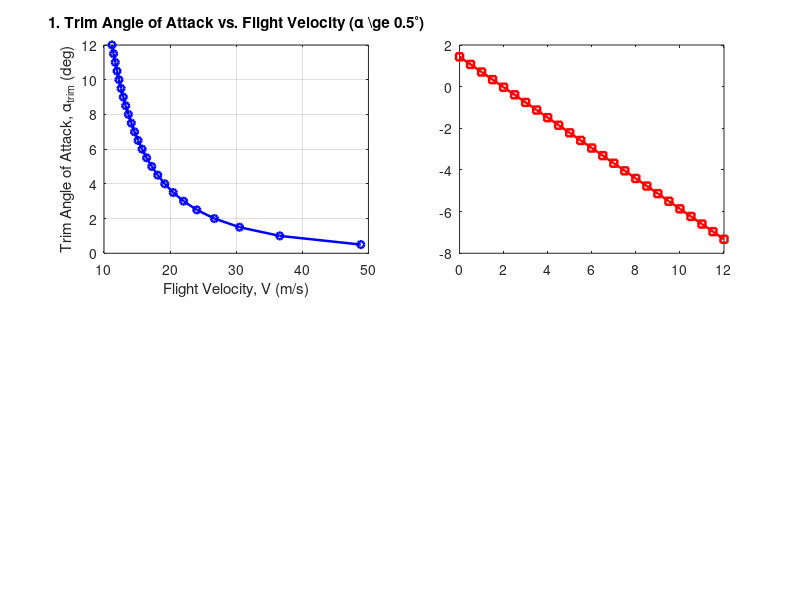

The MATLAB script that drew this image: (Note: this script raises an error after producing the figure.)
% =========================================================================
% STUDENT PROJECT ASSIGNMENT 4:
% Project By: Neelay Kavlekar
% Trim, Thrust Required, and Power Required Analysis of a Cropped Delta
% Wing UAV in Steady Level Flight
% =========================================================================
% File: uav_trim_performance.m
% Description:
%   This modular MATLAB script performs a coupled longitudinal trim and
%   steady level-flight performance analysis for a wing-alone cropped delta
%   reflex UAV across an angle-of-attack sweep from 0 to 12 degrees
%   (step size = 0.5 deg).
%
%   The code is structured into three phases matching the project tasks:
%     Phase 1 - Geometric Preprocessing & Iterative Trim/Equilibrium Solver
%     Phase 2 - Aerodynamic Efficiency & Performance Metrics Evaluation
%     Phase 3 - Automated Multi-Figure Visualization & Tabular Summary
% =========================================================================

clear; clc; close all;

%% ========================================================================
%  1. GIVEN UAV CONFIGURATION, AERODYNAMIC, AND FLIGHT CONDITION DATA
%  ========================================================================

% --- Wing-Alone Cropped Delta Geometry ---
Cr = 0.90;          % Root chord [m]
Ct = 0.15;          % Tip chord [m]
b  = 1.50;          % Wingspan [m]
e  = 0.89;          % Oswald span efficiency factor [-]

% --- Longitudinal Aerodynamic Coefficients (per radian where applicable) ---
CD0 = 0.030;        % Zero-lift parasite drag coefficient [-]
CL0 = 0.000;        % Zero-angle-of-attack lift coefficient [-] (symmetric/reflex baseline)
Cm0 = 0.010;        % Zero-lift pitching moment coefficient [-] (positive for reflex section)
CLa = 2.920;        % Lift curve slope, dCL/d(alpha) [1/rad]
CLe = 0.265;        % Elevator lift control derivative, dCL/d(delta_e) [1/rad]
Cma = -0.292;       % Longitudinal static stability derivative, dCm/d(alpha) [1/rad]
Cme = -0.400;       % Elevator pitch control authority derivative, dCm/d(delta_e) [1/rad]

% --- Flight Condition Parameters (Sea Level, Steady Level Flight) ---
m   = 3.50;         % UAV total mass [kg]
rho = 1.225;        % Sea-level standard air density [kg/m^3]
g   = 10.0;         % Gravitational acceleration [m/s^2]
W   = m * g;        % Aircraft weight [N]

%% ========================================================================
%  2. PREPROCESSING CALCULATIONS (GEOMETRY & DRAG POLAR)
%  ========================================================================

% 1. Taper Ratio (lambda)
lambda = Ct / Cr;

% 2. Planform Reference Area (S) [m^2]
S = (b / 2) * Cr * (1 + lambda);

% 3. Wing Aspect Ratio (AR) [-]
AR = (b^2) / S;

% 4. Induced Drag Correction Factor (k) [-]
k = 1 / (pi * e * AR);

% --- Trimmed Lift Curve Slope (for analytical cross-check) ---
CLa_trim = CLa - CLe * (Cma / Cme);

fprintf('======================================================================\n');
fprintf('  CROPPED DELTA WING UAV: PREPROCESSING & GEOMETRIC PARAMETERS\n');
fprintf('======================================================================\n');
fprintf('  Root Chord (Cr)                 : %8.4f m\n', Cr);
fprintf('  Tip Chord (Ct)                  : %8.4f m\n', Ct);
fprintf('  Wingspan (b)                    : %8.4f m\n', b);
fprintf('  Taper Ratio (lambda = Ct/Cr)    : %8.4f (-)\n', lambda);
fprintf('  Planform Area (S)               : %8.4f m^2\n', S);
fprintf('  Aspect Ratio (AR = b^2/S)       : %8.4f (-)\n', AR);
fprintf('  Oswald Efficiency Factor (e)    : %8.4f (-)\n', e);
fprintf('  Induced Drag Factor (k)         : %8.5f (-)\n', k);
fprintf('  UAV Weight (W = m*g)            : %8.4f N\n', W);
fprintf('  Trimmed Lift Slope (CLa_trim)   : %8.4f 1/rad\n', CLa_trim);
fprintf('======================================================================\n\n');

%% ========================================================================
%  3. PHASE 1 & PHASE 2: ITERATIVE TRIM AND PERFORMANCE SOLVER
%  ========================================================================

% Define Angle of Attack sweep: 0 deg to 12 deg with 0.5 deg increment
alpha_deg = (0 : 0.5 : 12.0)';          % Angle of attack vector [deg]
N = length(alpha_deg);                  % Number of discrete flight states

% Preallocate arrays for computational efficiency
alpha_rad    = zeros(N, 1);             % Angle of attack [rad]
de_trim_rad  = zeros(N, 1);             % Trim elevator deflection [rad]
de_trim_deg  = zeros(N, 1);             % Trim elevator deflection [deg]
CL_trim      = zeros(N, 1);             % Trimmed lift coefficient [-]
V_flight     = zeros(N, 1);             % Steady level flight velocity [m/s]
q_dyn        = zeros(N, 1);             % Dynamic pressure [Pa]
CD_trim      = zeros(N, 1);             % Trimmed drag coefficient [-]
Tr_req       = zeros(N, 1);             % Thrust required [N]
Pr_req       = zeros(N, 1);             % Power required [W]
CL_CD        = zeros(N, 1);             % Aerodynamic efficiency CL/CD [-]
CL32_CD      = zeros(N, 1);             % Endurance factor CL^(3/2)/CD [-]

% Iterative sweep across each angle of attack
for i = 1:N
    % Step 1: Convert angle of attack from degrees to radians
    alpha_rad(i) = deg2rad(alpha_deg(i));
    
    % Step 2: Pitching moment equilibrium (Cm = Cm0 + Cma*alpha + Cme*de = 0)
    de_trim_rad(i) = -(Cm0 + Cma * alpha_rad(i)) / Cme;
    de_trim_deg(i) = rad2deg(de_trim_rad(i));
    
    % Step 3: Trimmed Lift Coefficient (CL = CL0 + CLa*alpha + CLe*de_trim)
    CL_trim(i) = CL0 + CLa * alpha_rad(i) + CLe * de_trim_rad(i);
    
    % Step 4: Steady Level Flight Velocity from Lift Equilibrium (L = W)
    if CL_trim(i) > 0
        V_flight(i) = sqrt((2 * W) / (rho * S * CL_trim(i)));
        q_dyn(i)    = 0.5 * rho * (V_flight(i)^2);
    else
        V_flight(i) = NaN;
        q_dyn(i)    = NaN;
    end
    
    % Step 5: Drag Coefficient from Parabolic Drag Polar (CD = CD0 + k*CL^2)
    CD_trim(i) = CD0 + k * (CL_trim(i)^2);
    
    % Step 6: Thrust Required for Steady Level Flight (Tr = D = 0.5*rho*V^2*S*CD)
    Tr_req(i) = q_dyn(i) * S * CD_trim(i);
    
    % Step 7: Power Required for Steady Level Flight (Pr = Tr * V)
    Pr_req(i) = Tr_req(i) * V_flight(i);
    
    % Phase 2 Metrics: Lift-to-Drag Ratio and Endurance Parameter
    CL_CD(i)   = CL_trim(i) / CD_trim(i);
    CL32_CD(i) = (CL_trim(i)^1.5) / CD_trim(i);
end

%% ========================================================================
%  4. DISPLAY TABULAR RESULTS AND OPTIMAL PERFORMANCE SUMMARY
%  ========================================================================

fprintf('  STEADY LEVEL FLIGHT TRIM & PERFORMANCE TABLE (alpha = 0 to 12 deg)\n');
fprintf('------------------------------------------------------------------------------------------------------------\n');
fprintf('  alpha(deg)  alpha(rad)  de_trim(deg)   CL_trim     CD_trim      V(m/s)      Tr(N)       Pr(W)     CL/CD    CL^1.5/CD\n');
fprintf('------------------------------------------------------------------------------------------------------------\n');
for i = 1:N
    fprintf('    %6.2f      %6.4f       %7.4f     %7.5f     %7.5f     %7.3f    %8.3f    %8.3f   %7.4f    %7.4f\n', ...
        alpha_deg(i), alpha_rad(i), de_trim_deg(i), CL_trim(i), CD_trim(i), ...
        V_flight(i), Tr_req(i), Pr_req(i), CL_CD(i), CL32_CD(i));
end
fprintf('------------------------------------------------------------------------------------------------------------\n\n');

% Identify Discrete Optima from Sweep
[max_LD, idx_LD]       = max(CL_CD);
[min_Tr, idx_Tr]       = min(Tr_req);
[max_Endur, idx_Endur] = max(CL32_CD);
[min_Pr, idx_Pr]       = min(Pr_req);

% Analytical Optima for Parabolic Drag Polar
CL_opt_Tr    = sqrt(CD0 / k);
CD_opt_Tr    = 2 * CD0;
LD_max_ana   = CL_opt_Tr / CD_opt_Tr;
Tr_min_ana   = W / LD_max_ana;
V_Tr_min_ana = sqrt((2 * W) / (rho * S * CL_opt_Tr));

CL_opt_Pr      = sqrt(3 * CD0 / k);
CD_opt_Pr      = 4 * CD0;
Endur_max_ana  = (CL_opt_Pr^1.5) / CD_opt_Pr;
Pr_min_ana     = W * sqrt((2 * W) / (rho * S)) / Endur_max_ana;
V_Pr_min_ana   = sqrt((2 * W) / (rho * S * CL_opt_Pr));

fprintf('======================================================================\n');
fprintf('  KEY PERFORMANCE OPTIMA: DISCRETE SWEEP VS. ANALYTICAL THEORY\n');
fprintf('======================================================================\n');
fprintf('  1. MINIMUM THRUST REQUIRED / MAXIMUM RANGE CONDITION (Max CL/CD):\n');
fprintf('     Discrete Grid Optimum : alpha = %.1f deg, V = %.2f m/s, CL = %.4f, (CL/CD)_max = %.4f, Tr_min = %.3f N\n', ...
    alpha_deg(idx_Tr), V_flight(idx_Tr), CL_trim(idx_Tr), max_LD, min_Tr);
fprintf('     Exact Analytical      : V = %.2f m/s, CL* = %.4f, (CL/CD)_max = %.4f, Tr_min = %.3f N\n\n', ...
    V_Tr_min_ana, CL_opt_Tr, LD_max_ana, Tr_min_ana);

fprintf('  2. MINIMUM POWER REQUIRED / MAXIMUM ENDURANCE CONDITION (Max CL^(3/2)/CD):\n');
fprintf('     Discrete Grid Optimum : alpha = %.1f deg, V = %.2f m/s, CL = %.4f, (CL^1.5/CD)_max = %.4f, Pr_min = %.2f W\n', ...
    alpha_deg(idx_Pr), V_flight(idx_Pr), CL_trim(idx_Pr), max_Endur, min_Pr);
fprintf('     Exact Analytical      : V = %.2f m/s, CL* = %.4f, (CL^1.5/CD)_max = %.4f, Pr_min = %.2f W\n', ...
    V_Pr_min_ana, CL_opt_Pr, Endur_max_ana, Pr_min_ana);
fprintf('======================================================================\n');

%% ========================================================================
%  5. PHASE 3: VISUALIZATION (ALL 8 REQUIRED PLOTS WITH UNITS)
%  ========================================================================
% Note: For velocity-domain plots, index 2:N (alpha = 0.5 to 12 deg) is
% highlighted alongside the full sweep because alpha = 0 deg represents an
% extreme high-speed asymptotic point (V = 92.81 m/s) where lift comes
% purely from positive trailing-edge reflex/elevator deflection.

idx_prac = 2:N;  % Practical flight envelope (alpha >= 0.5 deg, V <= 31.19 m/s)

figure('Name', 'Cropped Delta UAV - Trim & Aerodynamic Coefficients', ...
       'Color', 'w', 'Position', [100, 100, 1200, 800]);

% Plot 1: Trim Angle of Attack vs. Flight Velocity
subplot(2, 2, 1);
plot(V_flight(idx_prac), alpha_deg(idx_prac), 'b-o', 'LineWidth', 1.8, 'MarkerSize', 5);
grid on; xlabel('Flight Velocity, V (m/s)'); ylabel('Trim Angle of Attack, \alpha_{trim} (deg)');
title('1. Trim Angle of Attack vs. Flight Velocity (\alpha \ge 0.5^\circ)');

% Plot 2: Trim Elevator Deflection vs. Angle of Attack
subplot(2, 2, 2);
plot(alpha_deg, de_trim_deg, 'r-s', 'LineWidth', 1.8, 'MarkerSize', 5);
yline(0, 'k--', 'Neutral Elevator (\delta_e = 0^\circ)');
grid on; xlabel('Angle of Attack, \alpha (deg)'); ylabel('Trim Elevator Deflection, \delta_{e,trim} (deg)');
title('2. Trim Elevator Deflection vs. Angle of Attack');

% Plot 3: Trimmed Lift Coefficient vs. Angle of Attack
subplot(2, 2, 3);
plot(alpha_deg, CL_trim, 'Color', [0 0.5 0], 'Marker', '^', 'LineWidth', 1.8, 'MarkerSize', 5);
grid on; xlabel('Angle of Attack, \alpha (deg)'); ylabel('Trimmed Lift Coefficient, C_{L,trim} (-)');
title('3. Trimmed Lift Coefficient vs. Angle of Attack');

% Plot 4: Trimmed Drag Coefficient vs. Angle of Attack
subplot(2, 2, 4);
plot(alpha_deg, CD_trim, 'm-d', 'LineWidth', 1.8, 'MarkerSize', 5);
grid on; xlabel('Angle of Attack, \alpha (deg)'); ylabel('Trimmed Drag Coefficient, C_D (-)');
title('4. Trimmed Drag Coefficient vs. Angle of Attack');

figure('Name', 'Cropped Delta UAV - Propulsion & Efficiency Metrics', ...
       'Color', 'w', 'Position', [150, 150, 1200, 800]);

% Plot 5: Thrust Required vs. Flight Velocity
subplot(2, 2, 1);
plot(V_flight(idx_prac), Tr_req(idx_prac), 'b-o', 'LineWidth', 1.8, 'MarkerSize', 5); hold on;
plot(V_flight(idx_Tr), min_Tr, 'rp', 'MarkerSize', 12, 'MarkerFaceColor', 'r');
grid on; xlabel('Flight Velocity, V (m/s)'); ylabel('Thrust Required, T_r (N)');
title('5. Thrust Required vs. Flight Velocity (\alpha \ge 0.5^\circ)');
legend('T_r Curve', sprintf('Min T_r = %.2f N (V = %.2f m/s)', min_Tr, V_flight(idx_Tr)), 'Location', 'northwest');

% Plot 6: Power Required vs. Flight Velocity
subplot(2, 2, 2);
plot(V_flight(idx_prac), Pr_req(idx_prac), 'r-s', 'LineWidth', 1.8, 'MarkerSize', 5); hold on;
plot(V_flight(idx_Pr), min_Pr, 'bp', 'MarkerSize', 12, 'MarkerFaceColor', 'b');
grid on; xlabel('Flight Velocity, V (m/s)'); ylabel('Power Required, P_r (W)');
title('6. Power Required vs. Flight Velocity (\alpha \ge 0.5^\circ)');
legend('P_r Curve', sprintf('Min P_r = %.2f W (V = %.2f m/s)', min_Pr, V_flight(idx_Pr)), 'Location', 'northwest');

% Plot 7: Lift-to-Drag Ratio (CL/CD) vs. Angle of Attack
subplot(2, 2, 3);
plot(alpha_deg, CL_CD, 'Color', [0 0.5 0], 'Marker', '^', 'LineWidth', 1.8, 'MarkerSize', 5); hold on;
plot(alpha_deg(idx_LD), max_LD, 'rp', 'MarkerSize', 12, 'MarkerFaceColor', 'r');
grid on; xlabel('Angle of Attack, \alpha (deg)'); ylabel('Lift-to-Drag Ratio, C_L/C_D (-)');
title('7. Aerodynamic Efficiency (C_L/C_D) vs. Angle of Attack');
legend('C_L/C_D', sprintf('Max C_L/C_D = %.2f (\alpha = %.1f^\circ)', max_LD, alpha_deg(idx_LD)), 'Location', 'southeast');

% Plot 8: Endurance Parameter (CL^(3/2)/CD) vs. Angle of Attack
subplot(2, 2, 4);
plot(alpha_deg, CL32_CD, 'm-d', 'LineWidth', 1.8, 'MarkerSize', 5); hold on;
plot(alpha_deg(idx_Endur), max_Endur, 'bp', 'MarkerSize', 12, 'MarkerFaceColor', 'b');
grid on; xlabel('Angle of Attack, \alpha (deg)'); ylabel('Endurance Parameter, C_L^{3/2}/C_D (-)');
title('8. Endurance Parameter (C_L^{3/2}/C_D) vs. Angle of Attack');
legend('C_L^{3/2}/C_D', sprintf('Max C_L^{3/2}/C_D = %.2f (\alpha = %.1f^\circ)', max_Endur, alpha_deg(idx_Endur)), 'Location', 'southeast');
